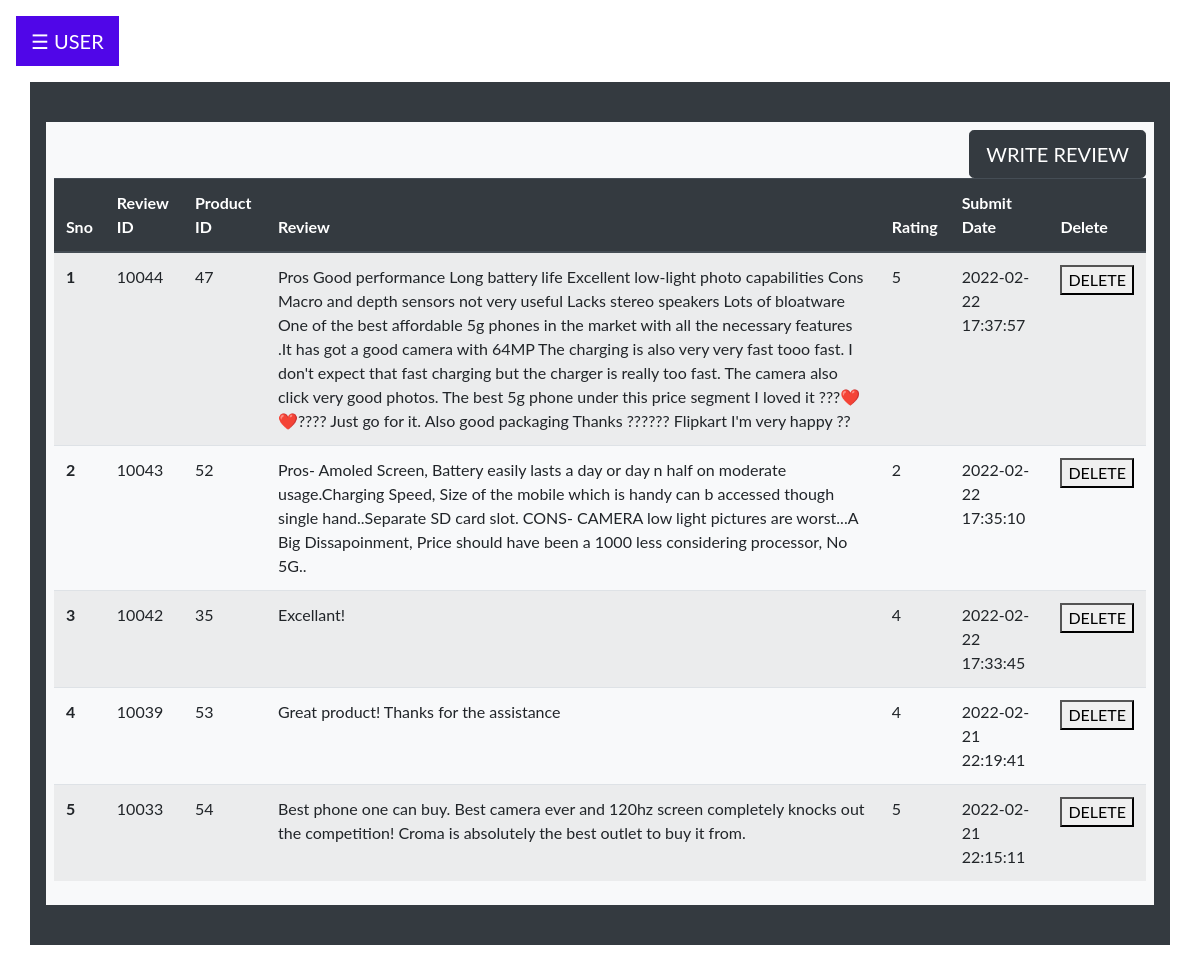
The app's page /user/manage_review.php (signed in) with its own data.
### tables this page shows
CREATE TABLE `reviews` (
  `review_id` int(11) NOT NULL,
  `item_id` int(11) NOT NULL,
  `userid` int(11) NOT NULL,
  `content` text NOT NULL,
  `rating` tinyint(1) NOT NULL,
  `submit_date` datetime NOT NULL DEFAULT current_timestamp()
);

### user/manage_review.php (the view, shortened to what this page needs)
<?php
 include 'dashboard_home.php';
include '../partials/connection.php';
$uid=$_SESSION['uid'];
$sql = "SELECT * FROM reviews WHERE userid='$uid' ORDER BY submit_date DESC ";
$result = $conn->query($sql);
$counter = 0;
?>
<!DOCTYPE html>
<html lang="en">
<head>
</head>
<body>
<div class="container p-2 my-4 bg-light text-white">
<button type="submit" class="btn btn-dark btn-lg float-right" onclick="window.location.href='../category.php'">WRITE REVIEW</button>
<form method="POST">
<table class="table table-striped">
  <thead class="thead-dark">
    <tr>
      <th scope="col">Sno</th>
      <th scope="col">Review ID</th>
      <th scope="col">Product ID</th>
      <th scope="col">Review</th>
      <th scope="col">Rating</th>
      <th scope="col">Submit Date</th>
      <th scope="col">Delete</th>
    </tr>
  </thead>
  <tbody>
  <?php
                while($rows=$result->fetch_assoc())
                {
             ?>
    <tr>
      <th scope="row"><?php echo ++$counter;?></th>
      <td><?php echo $rows['review_id'];?></td>
      <td><?php echo $rows['item_id'];?></td>
      <td><?php echo $rows['content'];?></td>
      <td><?php echo $rows['rating'];?></td>
      <td><?php echo $rows['submit_date'];?></td>
      <?php echo '<td><button type="submit" name="Delete" value="'.$rows['review_id'].'">DELETE</button></td>';?>
    </tr>
    <?php }
    ?>
  </tbody>
</table>
</div>
</body>
</html>

### user/dashboard_home.php (style rules this page uses)
body { font-family: "Lato", sans-serif; }

### records on screen
reviews: review_id "10044", item "47", content "Pros Good performance Long battery life Excellent low-light photo capabilities Cons Macro and depth sensors not very useful Lacks stereo speakers Lots of bloatware One of the best affordable 5g phones in the market with all the necessary features .It has got a good camera with 64MP The charging is also very very fast tooo fast. I don't expect that fast charging but the charger is really too fast. The camera also click very good photos. The best 5g phone under this price segment I loved it ???❤️❤️???? Just go for it. Also good packaging Thanks ?????? Flipkart I'm very happy ??", rating "5", submit_date "2022-02-22 17:37:57"
reviews: review_id "10043", item "52", content "Pros- Amoled Screen, Battery easily lasts a day or day n half on moderate usage.Charging Speed, Size of the mobile which is handy can b accessed though single hand..Separate SD card slot. CONS- CAMERA low light pictures are worst...A Big Dissapoinment, Price should have been a 1000 less considering processor, No 5G..", rating "2", submit_date "2022-02-22 17:35:10"
reviews: review_id "10042", item "35", content "Excellant!", rating "4", submit_date "2022-02-22 17:33:45"
reviews: review_id "10039", item "53", content "Great product! Thanks for the assistance", rating "4", submit_date "2022-02-21 22:19:41"
reviews: review_id "10033", item "54", content "Best phone one can buy. Best camera ever and 120hz screen completely knocks out the competition! Croma is absolutely the best outlet to buy it from.", rating "5", submit_date "2022-02-21 22:15:11"
